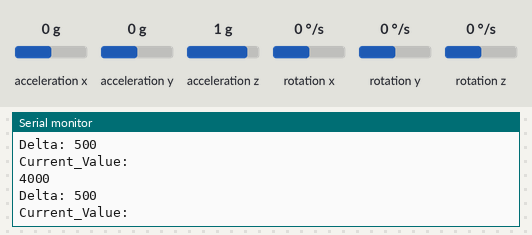
Bench run of a sketch on a simulated Arduino Uno, built with avr-gcc and run on an emulated ATmega328P. Parts: the last lines printed to the serial monitor. The test bench sets the inputs (shaded band); at power-on: acceleration x 0 g, acceleration y 0 g, acceleration z 1 g, rotation x 0 °/s, rotation y 0 °/s, rotation z 0 °/s.

Above: at 2.0 s.
2.1 s: acceleration x set to -1.4 g
At 2.9 s:
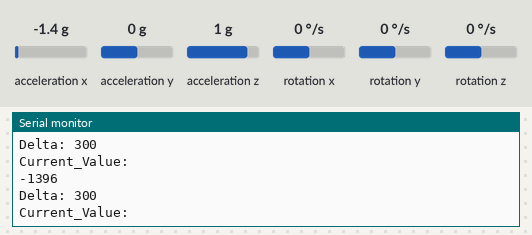
5.1 s: acceleration x set to -0.8 g
At 5.7 s:
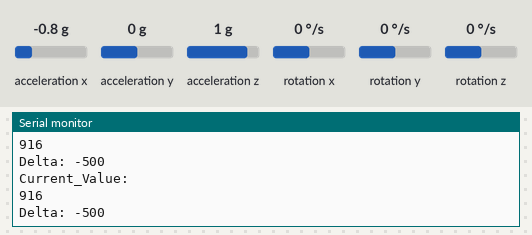
Timing chart, 0 to 8.1 s (numbered marks = the images above; inputs shaded):
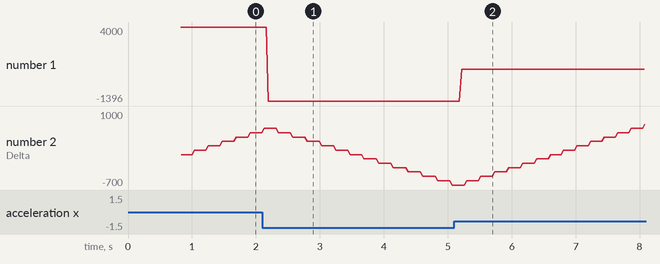

Measured:
- after the input at 2.1 s, the serial monitor: prints a new line after 0.10 s (image 1)
- after the input at 5.1 s, the serial monitor: prints a new line after 0.12 s (image 2)
- plotted number 1: 4000 → -1396 after the input at 2.1 s, -1396 → 916 after the input at 5.1 s
- plotted number 2: 500 → -700 after the input at 2.1 s, -700 → 1000 after the input at 5.1 s

The sketch:

Delta_Modulation.ino
```cpp
#include <MPU6050.h>
#include <Wire.h>
#include <I2Cdev.h>
int delta=0,count_outside=0, count_inside=0;
int prev_val=0,curr_val=0;

MPU6050 mpu;
int16_t ax,ay,az;
int16_t gx,gy,gz;
int val1=0,val2=0,val3=2;
int preVal1,preVal2,gyro_error=0;
float Acceleration_angle[2];
float Gyro_angle[2];
float Total_angle[2];
float Gyro_raw_error_x, Gyro_raw_error_y;
int16_t Gyr_rawX, Gyr_rawY, Gyr_rawZ;
float Gyro_angle_x, Gyro_angle_y;
float elapsedTime,timePrev;
int i;
float rad_to_deg = 180/3.141592654;

void setup() {
  Wire.begin();
  Serial.begin(9600);
  mpu.initialize();
  Serial.println(mpu.testConnection() ? "Connected" : "Not Connected");

  if(gyro_error==0)
  {
    for(int i=0; i<200; i++)
    {
      mpu.getMotion6(&ax , &ay, &az, &gx, &gy, &gz);

      /*---X---*/
      Gyro_raw_error_x = Gyro_raw_error_x + (gx/131.0);
      /*---Y---*/
      Gyro_raw_error_y = Gyro_raw_error_y + (gy/131.0);
      if(i==199)
      {
        Gyro_raw_error_x = Gyro_raw_error_x/200;
        Gyro_raw_error_y = Gyro_raw_error_y/200;
        gyro_error=1;
      }
    }
  }
}

void loop() {
  mpu.getMotion6(&ax , &ay, &az, &gx, &gy, &gz);
  curr_val=map(ax,-17000,17000,0,8000);
  Serial.println("Current_Value: ");
  Serial.println(curr_val);

  if(delta<curr_val&&(count_outside-count_inside)>5){
    delta=delta+100;
    count_inside=count_outside;
    prev_val=curr_val;
    }

  if(delta>curr_val&&(count_outside-count_inside)>5){
    delta=delta-100;
    count_inside=count_outside;
    prev_val=curr_val;
    }
    Serial.print("Delta: ");
    Serial.println(delta);

  count_outside++;
}
```
